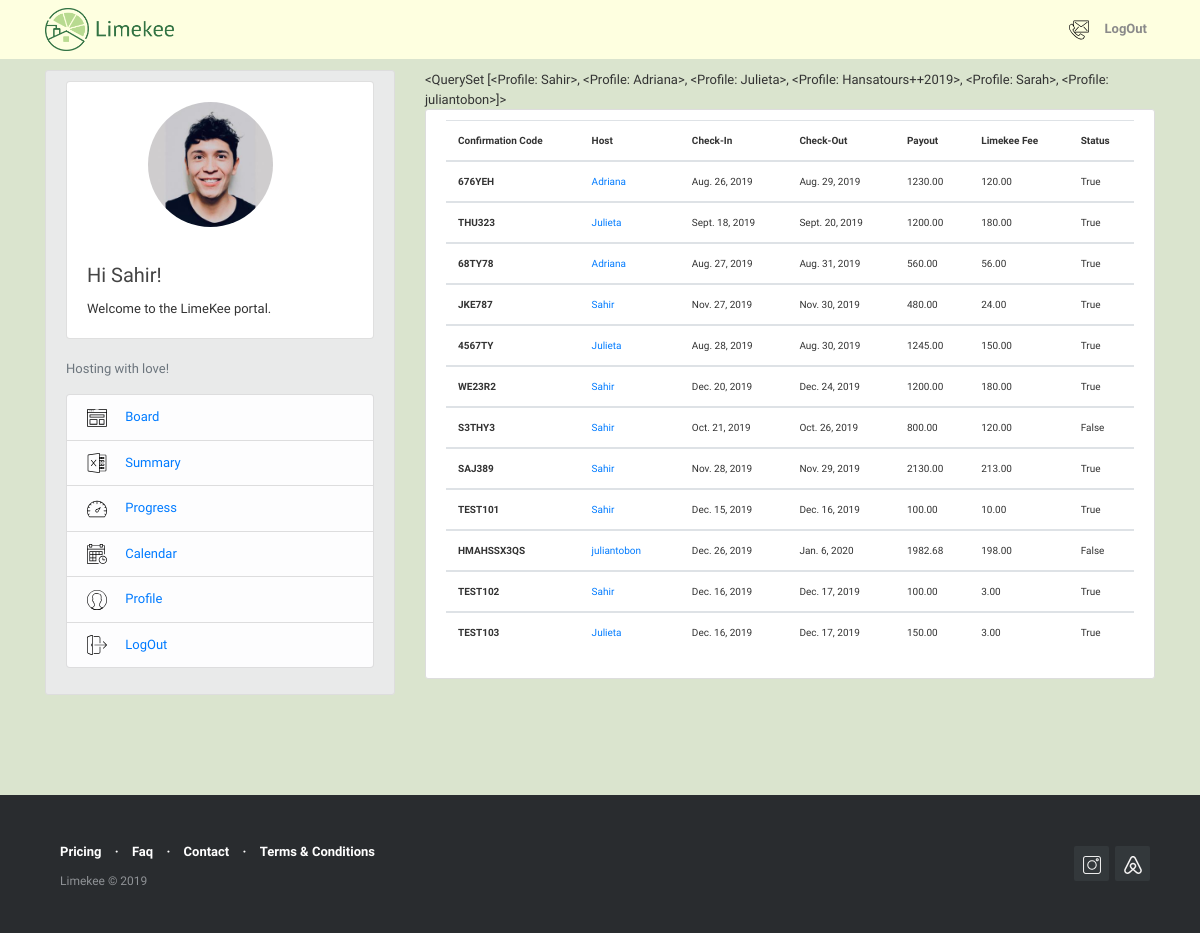
Page /reservation/reservations_global/ (signed in) on the earlier database version.
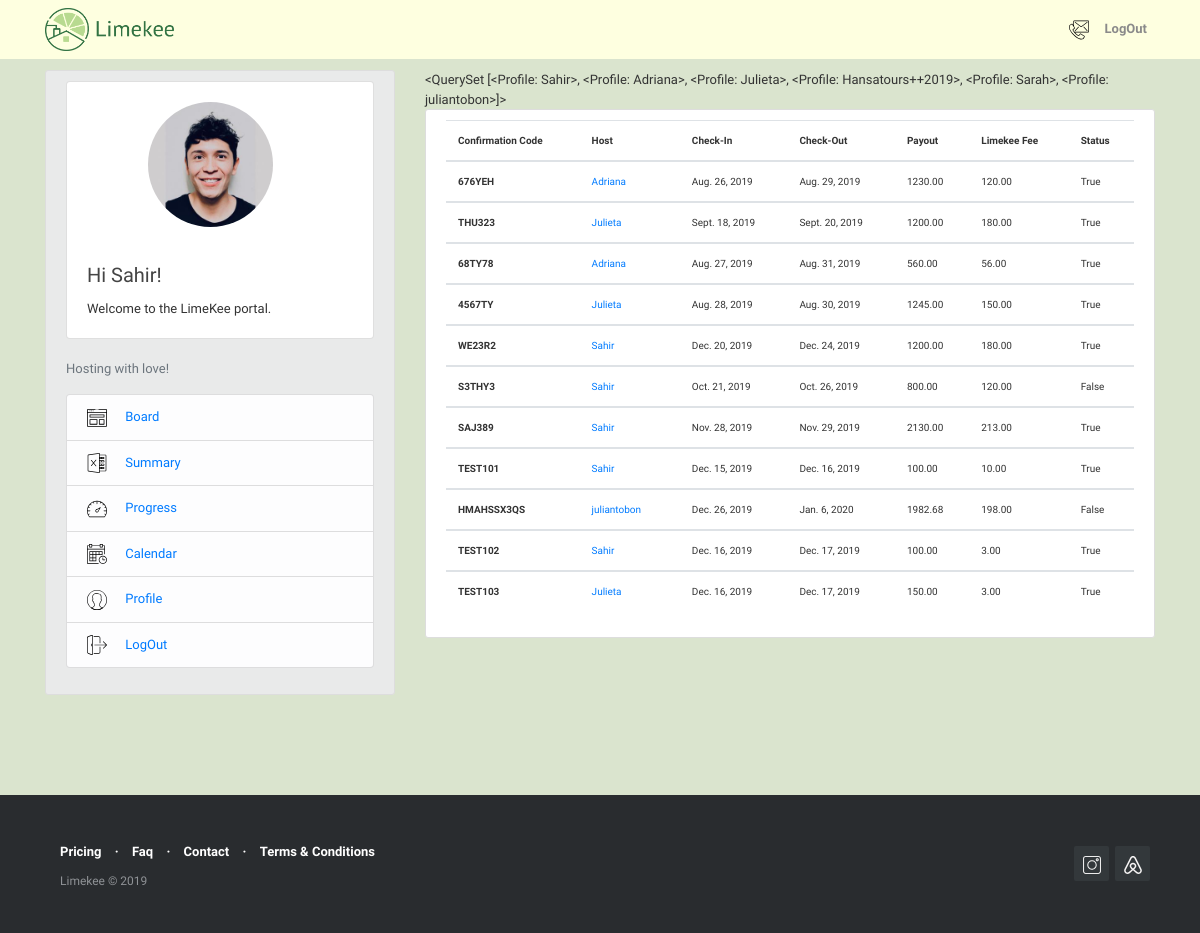
Same page on the later database version.
### reservations/models.py (models this page shows, shortened)
class Reservations(models.Model):
    confirmation_code = models.CharField(max_length=12, primary_key=True)
    host = models.ForeignKey(User, on_delete=models.CASCADE)
    guest = models.CharField(max_length=120)
    check_in = models.DateField(default=date.today)
    check_out = models.DateField(default=date.today)
    price = models.DecimalField(decimal_places=2, max_digits=1000)
    limekee_fee = models.DecimalField(decimal_places=2, max_digits=1000, blank=True, null=False, default=0)
    cleaning_fee = models.DecimalField (decimal_places=2, max_digits=1000, blank=True, null=False, default=0)
    extra_fee = models.DecimalField (decimal_places=2, max_digits=1000, blank=True, null=False, default=0)
    total_due = models.DecimalField( decimal_places=2, max_digits=1000, default=0)
    notes = models.TextField(blank=True,null=False)
    paid = models.BooleanField(default=False)
    @property
    def total_due(self):
        return (self.limekee_fee + self.cleaning_fee + self.extra_fee)
    class Meta:
        permissions = [
            ("create_reservation", "Can create new reservation"),
        ]

### reservations/views.py (the view)
# urls.py: path('reservations_global/', views.global_list, name='reservations-global-list'),
@login_required()
def global_list (request):
    if request.user.has_perm('reservations.create_reservation'):
        context = {
            'reservations':Reservations.objects.all(),
            'users': Profile.objects.all()
            }
        return render(request, 'reservations/reservations_global.html', context )
    else:
        return redirect('reservation-home')

### users/models.py (called while the page is built)
    def __str__(self):
        return self.user.username

### reservations/templates/reservations/reservations_global.html
{% extends "blog/base.html" %}
{% block content %}
{{ users }}
<div class="col-md-14">
 <div class="content-section">
     <div class="table-responsive" style="font-size: 10px">
     <table class="table table-hover">
         <thead>
             <tr>
                 <th scope="col">Confirmation Code</th>
                 <th scope="col">Host</th>
                 <th scope="col">Check-In</th>
                 <th scope="col">Check-Out</th>
                 <th scope="col">Payout</th>
                 <th scope="col">Limekee Fee</th>
                 <th scope="col">Status</th>
             </tr>
         </thead>
         {% for reservation in reservations %}
         <tbody>
             <tr>
                 <th scope="row">{{ reservation.confirmation_code }}</th>
                 <td><a class="mr-2" href="{% url 'user-reservations' reservation.host.username %}">{{ reservation.host }}</a></td>
                 <td>{{ reservation.check_in }}</td>
                 <td>{{ reservation.check_out }}</td>
                 <td>{{ reservation.price }}</td>
                 <td>{{ reservation.limekee_fee }}</td>
                 <td>{{ reservation.paid }}</td>
            </tr>
        </tbody>
        {% endfor %}
    </table>
    </div>
  </div>
</div>
{% endblock content %}

Differences in the rows shown:
removed Reservations: confirmation_code "JKE787", host "Sahir", check_in "Nov. 27, 2019", check_out "Nov. 30, 2019", price "480.00", limekee_fee "24.00", paid "True"
